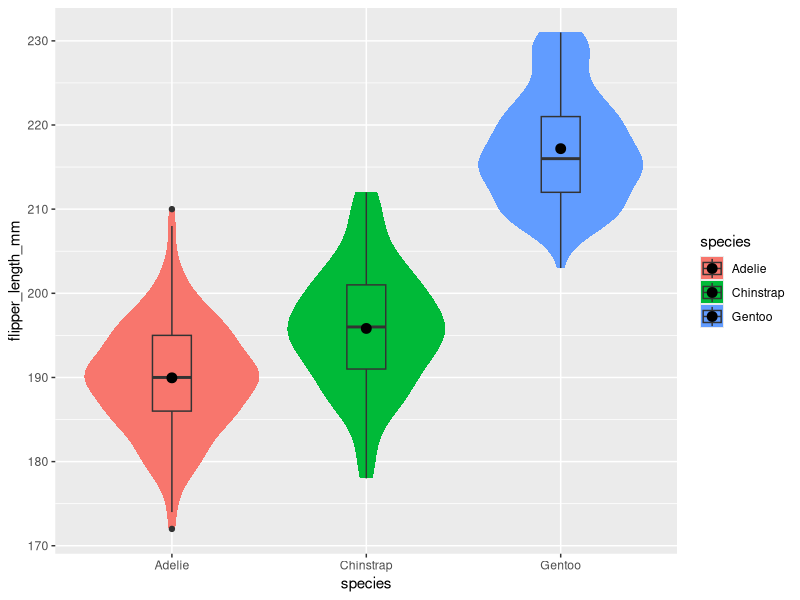

The R script that drew this image:

library(tidyverse)
library(palmerpenguins)

penguins |>
  select(species, flipper_length_mm) |>
  head()

penguins |>
  select(species, flipper_length_mm) |>
  summary()

penguin_aov <- aov(flipper_length_mm ~ species,
                   data = penguins)
summary(penguin_aov)

sum(!is.na(penguins$flipper_length_mm))

penguins |>
  ggplot(aes(x = species, y = flipper_length_mm, fill = species)) +
  geom_violin(color = NA) +
  geom_boxplot(width = .2) +
  stat_summary(geom = "point", fun = mean,
               size = 3)
















